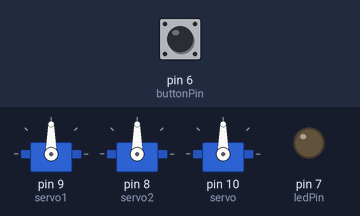
The sketch below on a simulated Arduino Uno, built with avr-gcc and run on an emulated ATmega328P. Parts: 3 × servo, output pins drawn as LEDs (lit = HIGH). The inputs (shaded band) are chosen by the test bench; at power-on: pin 6 (buttonPin) LOW.

Above: at 1.2 s.
1.3 s: pin 6 (buttonPin) pulled HIGH for 0.15 s
At 2.3 s:
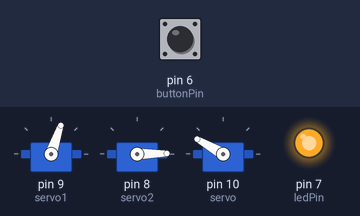
At 38.2 s:
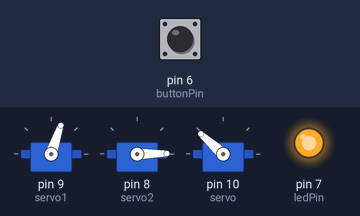
Timing chart, 0 to 39.3 s (numbered marks = the images above; inputs shaded):
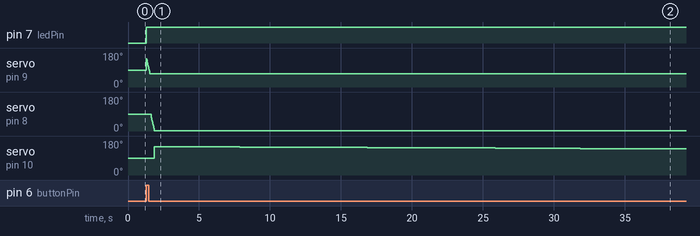

Measured:
- after the input at 1.3 s, pin 7 (ledPin): LOW → HIGH at once; servo on pin 8 (servo2): moves from 90° to 1° over 0.21 s, starting after 0.35 s; servo on pin 10 (servo): 90° → 150° after 0.56 s, → 149° 3.0 s later, → 148° 3.0 s later, → 147° 3.0 s later, … (13 changes in this stretch)

The sketch:

experimental-code.ino
```cpp
// =============================================================================
// THIS FILE CONTAINS EARLY ITERATIONS OF PRIME R'S SOURCE CODE. EVENTUALLY THIS
//        LOGIC WILL BE CONVERTED TO PYTHON AND RUN ON A RASPBERRY PI.
//
//                  AUTHORS: SEBASTIAN LOPEZ & ANDY TORRES
// =============================================================================

#include <Servo.h>

Servo servo1;
Servo servo2;
Servo servo;

// Seting up initial position
int servoPos = 50;

// Variables will change:
// Variable for reading the pushbutton status.
int buttonState = 0;

// Constants won't change. They're used here to
// Set pin numbers:
int buttonPin = 6;
int ledPin = 7;

// Defining pins
void setup()
{
  // Attach servo motors:
  servo1.attach(9);
  servo2.attach(8);
  servo.attach(10);
  // Initialize the LED pin as an output:
  pinMode(ledPin, OUTPUT);
  // Initialize the pushbutton pin as an input:
  pinMode(buttonPin, INPUT);
}

// Servo rotation loop
void loop()
{
  // Read the state of the pushbutton value:
  buttonState = digitalRead(buttonPin);

  // Check if the pushbutton is pressed.
  if (buttonState == HIGH)
  {
    // Turn LED on:
    digitalWrite(ledPin, HIGH);

    // Rotate from 0 deg to 100 deg for regolith container
    for(servoPos = 150; servoPos > 70; servoPos -= 1)
    {
      servo1.write(servoPos);
      delay(3);
    }

    delay(100);

    // Rotate from 0 deg to 50 deg for launcher unit
    for(servoPos=70; servoPos > 0; servoPos -=1)
    {
      servo2.write(servoPos);
      delay(3);
    }

    delay(3);

    for(servoPos=150; servoPos >70; servoPos -=1)
    {
      servo.write(servoPos);
      delay(3000);
    }

    delay(30);
  }
  else
  {
    // Turn LED off:
    digitalWrite(ledPin, LOW);
  }
}
```
